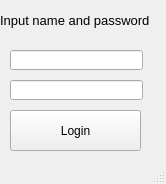
<?xml version="1.0" encoding="UTF-8"?>
<ui version="4.0">
 <class>LogonWindow</class>
 <widget class="QMainWindow" name="LogonWindow">
  <property name="enabled">
   <bool>true</bool>
  </property>
  <property name="geometry">
   <rect>
    <x>0</x>
    <y>0</y>
    <width>166</width>
    <height>184</height>
   </rect>
  </property>
  <property name="windowTitle">
   <string>Login</string>
  </property>
  <widget class="QWidget" name="centralwidget">
   <widget class="QLabel" name="label">
    <property name="geometry">
     <rect>
      <x>0</x>
      <y>10</y>
      <width>161</width>
      <height>21</height>
     </rect>
    </property>
    <property name="font">
     <font>
      <pointsize>10</pointsize>
     </font>
    </property>
    <property name="text">
     <string>Input name and password</string>
    </property>
   </widget>
   <widget class="QLineEdit" name="nameLine">
    <property name="geometry">
     <rect>
      <x>10</x>
      <y>50</y>
      <width>133</width>
      <height>20</height>
     </rect>
    </property>
   </widget>
   <widget class="QLineEdit" name="passLine">
    <property name="geometry">
     <rect>
      <x>10</x>
      <y>80</y>
      <width>133</width>
      <height>20</height>
     </rect>
    </property>
   </widget>
   <widget class="QPushButton" name="loginButton">
    <property name="geometry">
     <rect>
      <x>10</x>
      <y>110</y>
      <width>131</width>
      <height>41</height>
     </rect>
    </property>
    <property name="text">
     <string>Login</string>
    </property>
   </widget>
  </widget>
  <widget class="QStatusBar" name="statusbar"/>
 </widget>
 <resources/>
 <connections/>
</ui>
